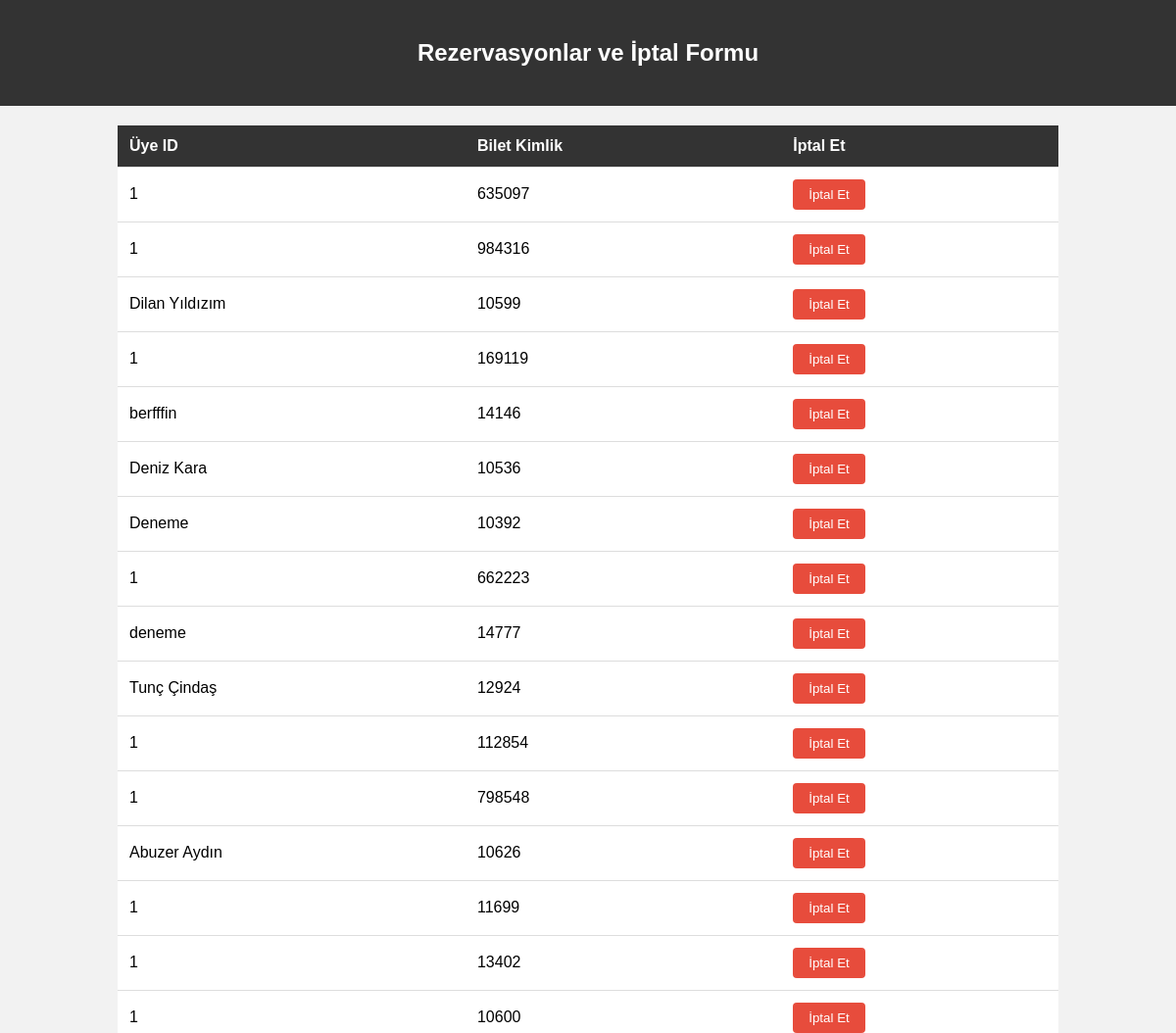
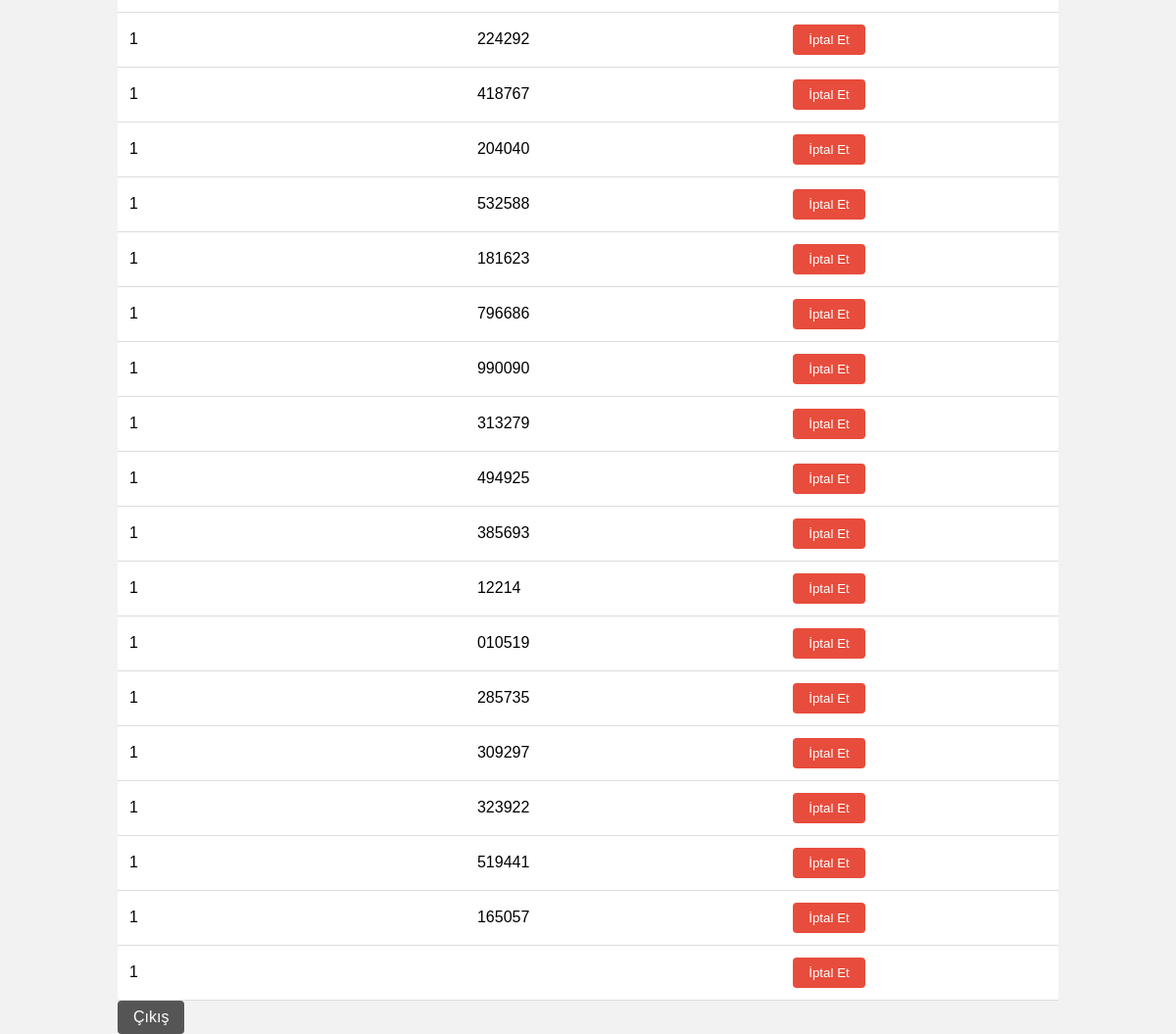
Screenshot of /berfkin/admin_islem.php with the database file from the repository (2 pictures, top to bottom).
### tables this page shows
CREATE TABLE IF NOT EXISTS `rezervasyonlar` (
  `id` int NOT NULL AUTO_INCREMENT,
  `film_id` int DEFAULT NULL,
  `uye_id` varchar(50) DEFAULT NULL,
  `seans_saati` varchar(255) DEFAULT NULL,
  `koltuk_no` int DEFAULT NULL,
  `bilet_kimlik` varchar(50) NOT NULL,
  PRIMARY KEY (`id`),
  KEY `film_id` (`film_id`),
  KEY `uye_id` (`uye_id`)
);

### berfkin/admin_islem.php (the view, shortened to what this page needs)
<?php
include("baglan.php");
$sql = "SELECT * FROM rezervasyonlar ORDER BY id DESC";
$result = mysqli_query($conn, $sql);
?>
<!DOCTYPE html>
<html>
<head>
</head>
<body>
<header class="header">
    <h2>Rezervasyonlar ve İptal Formu</h2>
</header>
<div class="container">
    <div class="tableouter">
        <table>
            <thead>
                <tr>
                    <th>Üye ID</th>
                    <th>Bilet Kimlik</th>
                    <th>İptal Et</th>
                </tr>
            </thead>
            <tbody>
                <?php
                while($row = mysqli_fetch_assoc($result)) {
                    echo "<tr>";
                    echo "<td>" . $row['uye_id'] . "</td>";
                    echo "<td>" . $row['bilet_kimlik'] . "</td>";
                    echo "<td>";
                    echo "<form action='' method='post'>";
                    echo "<button type='submit' class='iptal-et'>İptal Et</button>";
                    echo "</form>";
                    echo "</td>";
                    echo "</tr>";
                }
                ?>
            </tbody>
        </table>
    </div>
    <a href="index.php" class="anasayfa">Çıkış</a>
</div>
</body>
</html>

### berfkin/admin_islem.php (style rules this page uses)
body { font-family: Arial, sans-serif; background-color: #f2f2f2; margin: 0; padding: 0; }
.header { background-color: #333; color: white; padding: 20px; text-align: center; }
.container { width: 80%; margin: 0 auto; }
.tableouter { margin-top: 20px; }
table { width: 100%; border-collapse: collapse; background-color: #fff; }
th, td { padding: 12px; text-align: left; border-bottom: 1px solid #ddd; }
th { background-color: #333; color: white; }
.iptal-et { background-color: #e74c3c; color: white; border: none; padding: 8px 16px; border-radius: 4px; cursor: pointer; }
.anasayfa { background-color: #555; color: white; border: none; padding: 8px 16px; border-radius: 4px; cursor: pointer; text-decoration: none; display: inline-block; }

### rows the page displays
rezervasyonlar: uye "1", bilet_kimlik "635097"
rezervasyonlar: uye "1", bilet_kimlik "984316"
rezervasyonlar: uye "Dilan Yıldızım", bilet_kimlik "10599"
rezervasyonlar: uye "1", bilet_kimlik "169119"
rezervasyonlar: uye "berfffin", bilet_kimlik "14146"
rezervasyonlar: uye "Deniz Kara", bilet_kimlik "10536"
rezervasyonlar: uye "Deneme", bilet_kimlik "10392"
rezervasyonlar: uye "1", bilet_kimlik "662223"
rezervasyonlar: uye "deneme", bilet_kimlik "14777"
rezervasyonlar: uye "Tunç Çindaş", bilet_kimlik "12924"
rezervasyonlar: uye "1", bilet_kimlik "112854"
rezervasyonlar: uye "1", bilet_kimlik "798548"
rezervasyonlar: uye "Abuzer Aydın", bilet_kimlik "10626"
rezervasyonlar: uye "1", bilet_kimlik "11699"
rezervasyonlar: uye "1", bilet_kimlik "13402"
rezervasyonlar: uye "1", bilet_kimlik "10600"
rezervasyonlar: uye "1", bilet_kimlik "224292"
rezervasyonlar: uye "1", bilet_kimlik "418767"
rezervasyonlar: uye "1", bilet_kimlik "204040"
rezervasyonlar: uye "1", bilet_kimlik "532588"
rezervasyonlar: uye "1", bilet_kimlik "181623"
rezervasyonlar: uye "1", bilet_kimlik "796686"
rezervasyonlar: uye "1", bilet_kimlik "990090"
rezervasyonlar: uye "1", bilet_kimlik "313279"
rezervasyonlar: uye "1", bilet_kimlik "494925"
rezervasyonlar: uye "1", bilet_kimlik "385693"
rezervasyonlar: uye "1", bilet_kimlik "12214"
rezervasyonlar: uye "1", bilet_kimlik "010519"
rezervasyonlar: uye "1", bilet_kimlik "285735"
rezervasyonlar: uye "1", bilet_kimlik "309297"
rezervasyonlar: uye "1", bilet_kimlik "323922"
rezervasyonlar: uye "1", bilet_kimlik "519441"
rezervasyonlar: uye "1", bilet_kimlik "165057"
rezervasyonlar: uye "1"
